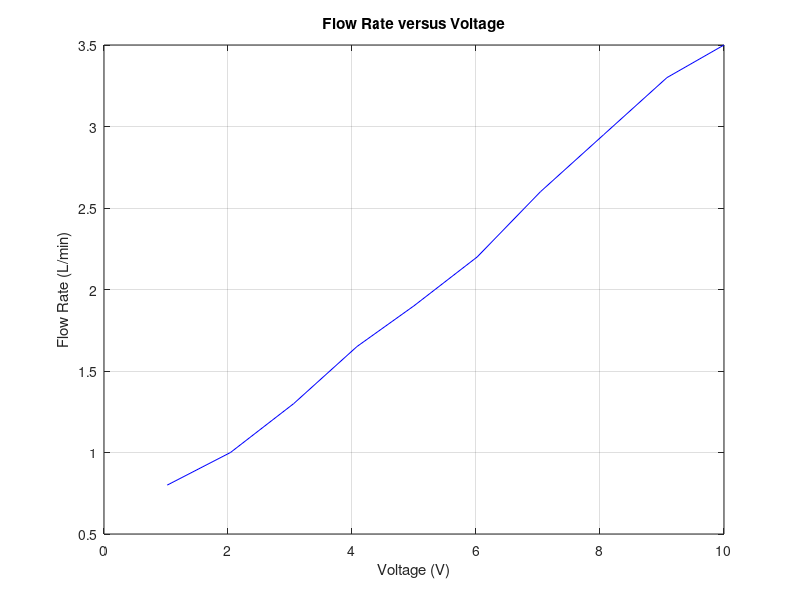

MATLAB code to generate this figure:
clear all
x = [0.8, 1.0, 1.3, 1.65, 1.9, 2.2, 2.6, 2.95, 3.3, 3.5; 1.02, 2.04, 3.06, 4.08, 5, 6.02, 7.04, 8.06, 9.08, 10; 0.72, 0.83, 0.91, 1.03, 1.13, 1.26, 1.39, 1.55, 1.71, 1.80];
flow_rate = x(1,:);
Vin = x(2,:);
Vout = x(3,:);

figure, plot(Vin,flow_rate,'Color','b'), grid;
title('Flow Rate versus Voltage');
xlabel('Voltage (V)');
ylabel('Flow Rate (L/min)');
p = polyfit(Vin,flow_rate,1);
slope = p(1,1)
offset = p(1,2)